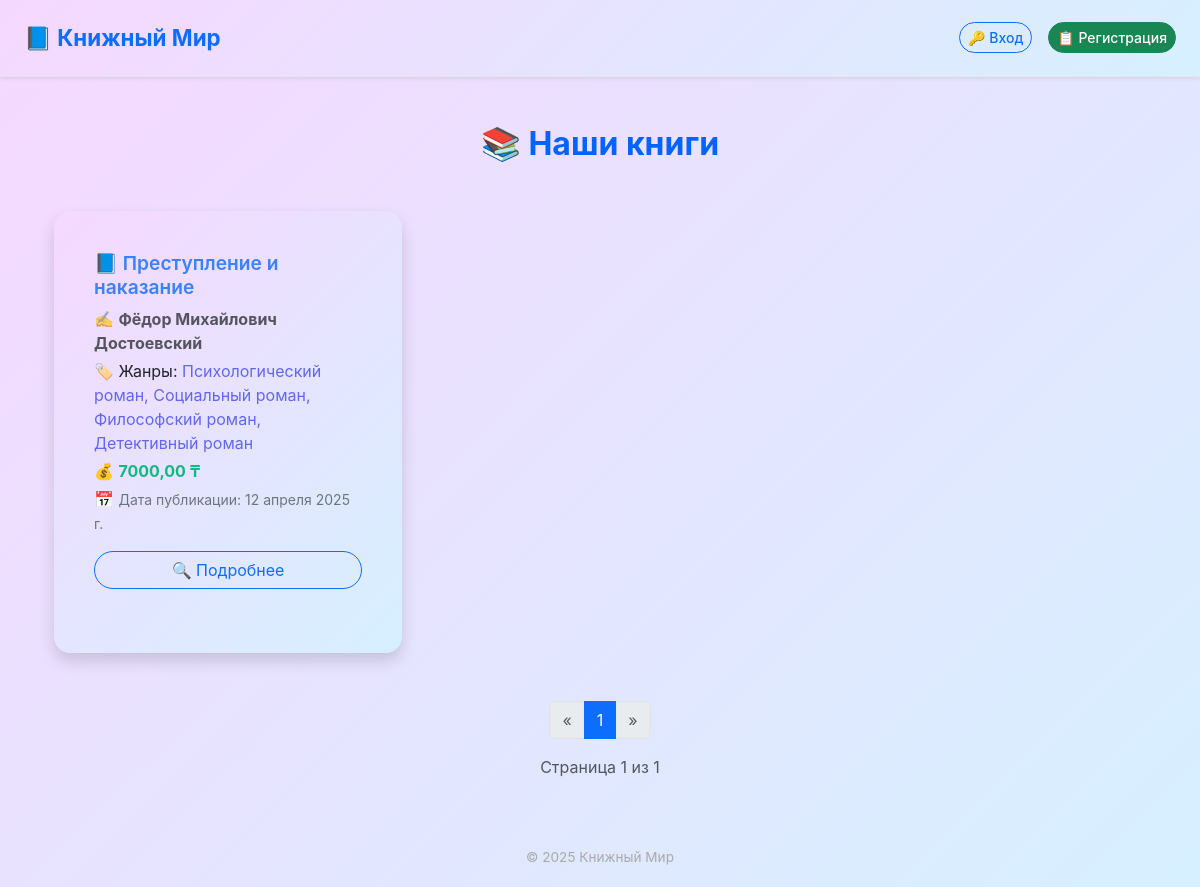
/, run on an earlier commit of the app's database.
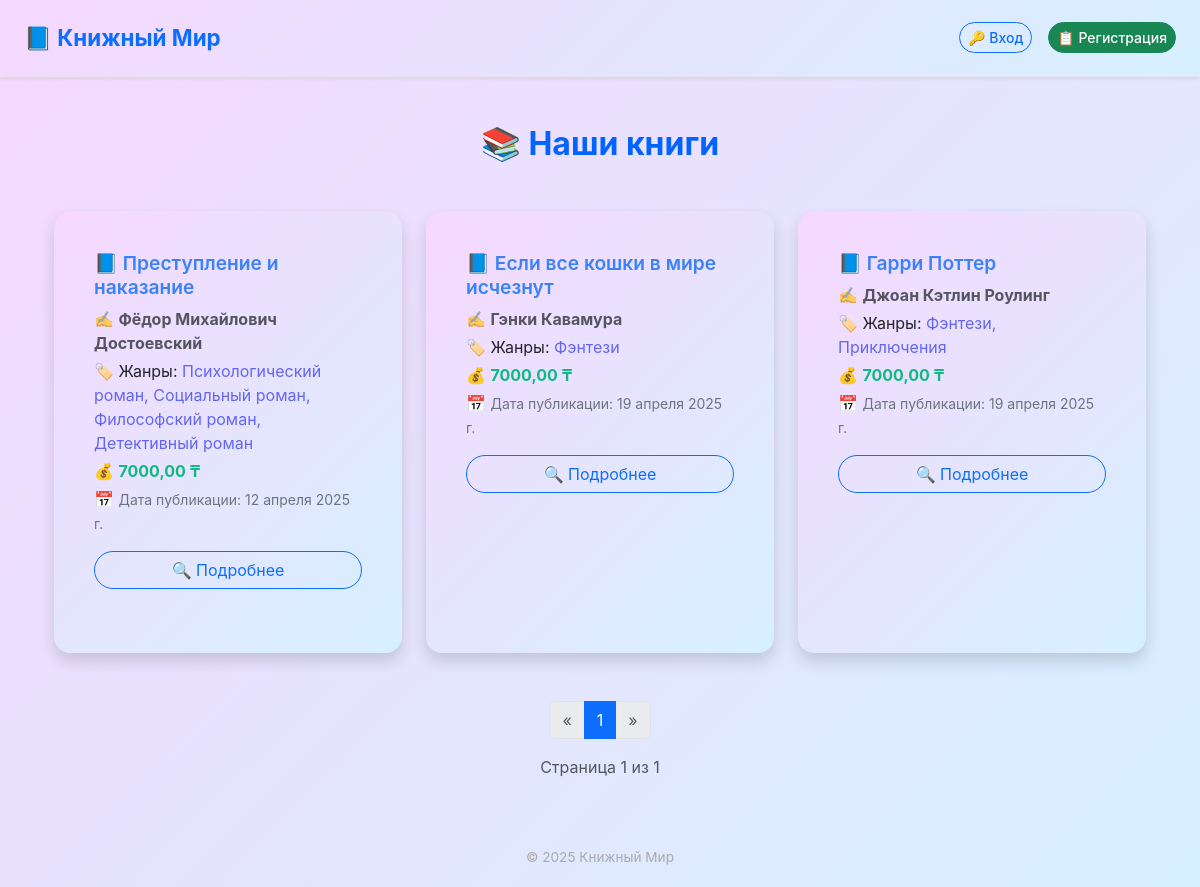
And on a later commit of the database.
### shop/models.py (models this page shows, shortened)
class Book(models.Model):
    title = models.CharField(max_length=200)
    author = models.ForeignKey(Author, on_delete=models.CASCADE)
    genres = models.ManyToManyField(Genre)
    store = models.ForeignKey(Store, on_delete=models.SET_NULL, null=True, blank=True)
    price = models.DecimalField(max_digits=6, decimal_places=2)
    published_date = models.DateField()

class Author(models.Model):
    name = models.CharField(max_length=100)
    biography = models.TextField(blank=True)

class Genre(models.Model):
    name = models.CharField(max_length=50)
    def __str__(self):
        return self.name

### shop/views.py (the view)
# urls.py: path('', views.book_list, name='book_list'),
def book_list(request):
    books = Book.objects.all()
    paginator = Paginator(books, 6)  # Показывать по 6 книг на странице
    page_number = request.GET.get('page')
    page_obj = paginator.get_page(page_number)
    return render(request, 'shop/book_list.html', {'page_obj': page_obj})

### shop/templates/shop/book_list.html (shortened to what this page needs)
{% extends 'shop/base.html' %}
{% block content %}
<div class="container my-5">
  <h2 class="text-center fw-bold mb-5" style="color: #0363fe; font-size: 2rem;">
    📚 Наши книги
  </h2>
  {% if page_obj %}
  <div class="row row-cols-1 row-cols-md-2 row-cols-lg-3 g-4">
    {% for book in page_obj %}
    <div class="col">
      <div class="card h-100 shadow border-0 rounded-4">
        <div class="card-body">
          <h5 class="card-title fw-semibold mb-2">
            <a href="{% url 'book_detail' book.pk %}" class="text-decoration-none" style="color: #3b82f6;">
              📘 {{ book.title }}
            </a>
          </h5>
          <p class="text-muted mb-1">✍️ <strong>{{ book.author.name }}</strong></p>
          <p class="mb-1">🏷️ Жанры:
            <span style="color:#6366f1;">{{ book.genres.all|join:", " }}</span>
          </p>
          <p class="mb-1">💰 <strong style="color: #10b981;">{{ book.price }} ₸</strong></p>
          <p class="text-secondary mb-3">📅 <small>Дата публикации: {{ book.published_date }}</small></p>
          <a href="{% url 'book_detail' book.pk %}" class="btn btn-outline-primary w-100 rounded-pill">
            🔍 Подробнее
          </a>
        </div>
      </div>
    </div>
    {% endfor %}
  </div>
  <div class="d-flex justify-content-center mt-5">
    <nav aria-label="Page navigation example">
      <ul class="pagination">
        {% if page_obj.has_previous %}
          <li class="page-item">
            <a class="page-link" href="?page={{ page_obj.previous_page_number }}" aria-label="Previous">
              <span aria-hidden="true">&laquo;</span>
            </a>
          </li>
        {% else %}
          <li class="page-item disabled">
            <span class="page-link">&laquo;</span>
          </li>
        {% endif %}
        {% for num in page_obj.paginator.page_range %}
          {% if page_obj.number == num %}
            <li class="page-item active"><span class="page-link">{{ num }}</span></li>
          {% elif num > page_obj.number|add:'-3' and num < page_obj.number|add:'3' %}
            <li class="page-item"><a class="page-link" href="?page={{ num }}">{{ num }}</a></li>
          {% endif %}
        {% endfor %}
        {% if page_obj.has_next %}
          <li class="page-item">
            <a class="page-link" href="?page={{ page_obj.next_page_number }}" aria-label="Next">
              <span aria-hidden="true">&raquo;</span>
            </a>
          </li>
        {% else %}
          <li class="page-item disabled">
            <span class="page-link">&raquo;</span>
          </li>
        {% endif %}
      </ul>
    </nav>
  </div>
  <div class="text-center mb-4 text-muted" style="font-size: 1rem;">
    Страница {{ page_obj.number }} из {{ page_obj.paginator.num_pages }}
  </div>
  {% else %}
  <div class="alert alert-light text-center border mt-5 rounded-3 shadow-sm">
    🫥 Пока нет доступных книг.
  </div>
  {% endif %}
</div>
{% endblock %}

What changed in the data, as far as the page shows it:
added Book: title "Если все кошки в мире исчезнут", author.name "Гэнки Кавамура", genres.all "Фэнтези", price "7000,00", published_date "19 апреля 2025 г."
added Book: title "Гарри Поттер", author.name "Джоан Кэтлин Роулинг", genres.all "Фэнтези, Приключения", price "7000,00", published_date "19 апреля 2025 г."
